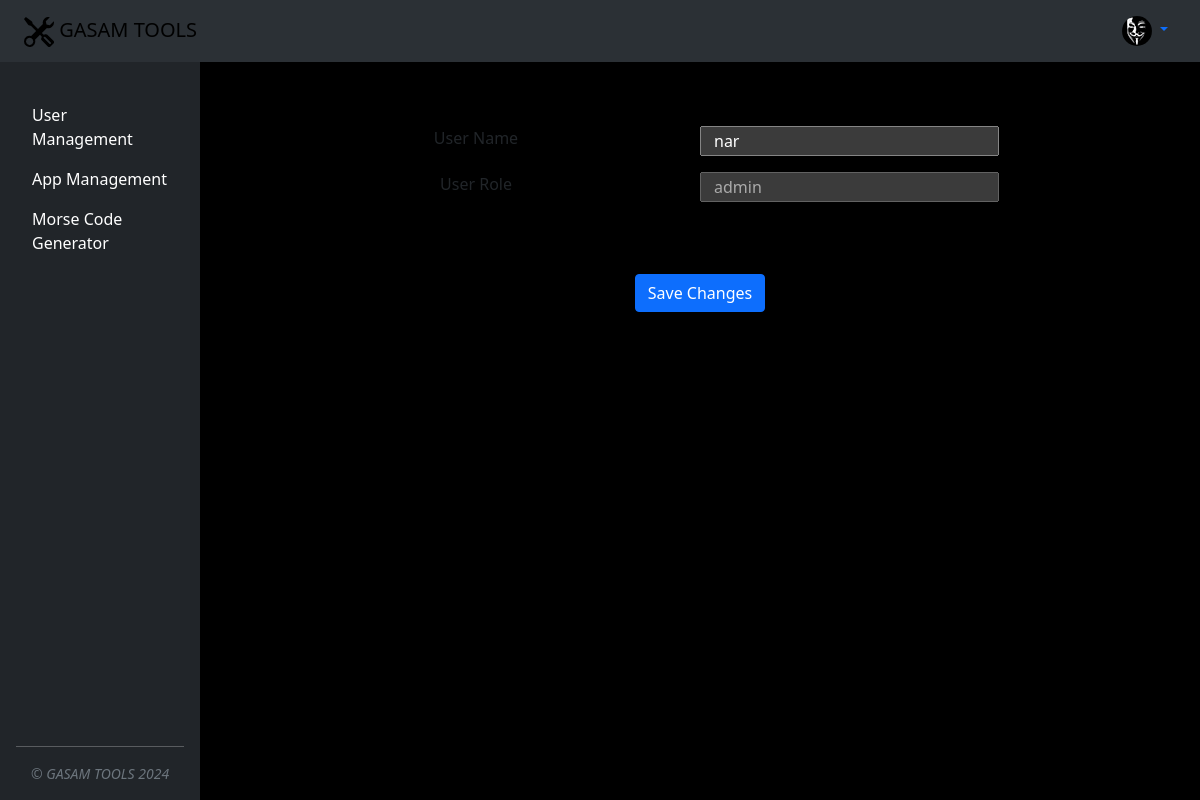
Screenshot of /profile (signed in) with the database file from the repository.
### main.py (models this page shows)
class GasamApp(db.Model):
    __tablename__ = "gasam_apps"
    id: Mapped[int] = mapped_column(Integer, primary_key=True)
    title: Mapped[str] = mapped_column(String(250), unique=True, nullable=False)
    subtitle: Mapped[str] = mapped_column(String(250))
    app_url: Mapped[str] = mapped_column(String(250), unique=True)
    users = relationship("User", secondary=user_app_association, back_populates="apps")

class User(UserMixin, db.Model):
    __tablename__ = "users"
    id: Mapped[int] = mapped_column(Integer, primary_key=True)
    email: Mapped[str] = mapped_column(String(100), unique=True)
    password: Mapped[str] = mapped_column(String(100), nullable=False)
    name: Mapped[str] = mapped_column(String(1000), nullable=False)
    role: Mapped[str] = mapped_column(String(1000), nullable=True)
    approved: Mapped[bool] = mapped_column(Boolean, nullable=False)
    apps = relationship("GasamApp", secondary=user_app_association, back_populates="users")

### main.py (the view)
@app.route('/profile', methods=["GET", "POST", "PUT"])
@login_required
def profile():
    if request.method == 'PUT':
        json_data = request.get_json()
        if check_password_hash(current_user.password, json_data['user_password']):
            json_data['correct_password'] = True
            current_user.name = json_data['user_name']
            db.session.commit()  # Commit the changes to the database
        else:
            json_data['correct_password'] = False
        return jsonify(json_data)
    else:
        return render_template("profile.html",
                               user_approved=current_user.approved,
                               user_apps=current_user.apps,
                               user_name=current_user.name,
                               user_role=current_user.role
                               )

### main.py (called while the page is built)
@login_manager.user_loader
def load_user(user_id):
    return session.get(User, int(user_id))

### templates/profile.html (shortened to what this page needs)
{% include "header.html" %}
{% if user_approved: %}
  {% extends "base.html" %}
    {% block content %}
    <div class="container mt-5">
        <div class="container">
            <div class="row">
                <label class="col-6 mt-3 text-center" for="gasamProfileUserName">User Name</label>
                <input class='col-4 mt-3 gasam profile userName' id='gasamProfileUserName' type="text" value="{{ user_name }}" />
            </div>
            <div class="row">
                <label class="col-6 mt-3 text-center" for="gasamProfileUserRole">User Role</label>
                <input class='col-4 mt-3 gasam profile userRole' id='gasamProfileUserRole' type="text" value="{{ user_role }}" disabled/>
            </div>
            <br>
            <div class="d-flex justify-content-center">
                <button type="button" class="btn btn-primary mt-5" data-bs-toggle="modal" data-bs-target="#exampleModal">
                    Save Changes
                </button>
            </div>
        </div>
    </div>
    {% endblock %}
{% else: %}
    <div class="container">
      <p class="text-center">Your account is pending approval. You will receive email with confirmation.</p>
    </div>
{% endif %}

### templates/base.html (shortened to what this page needs)
<div class="d-flex gasam main-container">
  <div class="d-flex flex-column flex-shrink-0 p-3 text-bg-dark sidebar" style="width: 200px;">
    <ul class="nav nav-pills flex-column mb-auto gasam sidebar">
      {% for app in user_apps %}
      <li class="nav-item">
        <a href="{{url_for('access_app', app_name=app.app_url) }}"
           class="nav-link text-white {% if app_name and app_name==app.app_url: %} active {% endif %}"
           aria-current="page"
           id="{{ app.app_url }}">
          <p class="gasam app-name" title="{{ app.subtitle }}">{{ app.title }}</p>
        </a>
      </li>
      {% endfor %}
    </ul>
    <div class="small text-center text-muted fst-italic">&copy; GASAM TOOLS <span id="gasam-footer-year"></span></div>
  </div>
  <div class="flex-grow-1 p-3 content d-flex flex-column gasam main-window">
    {% block content %} {% endblock %}
  </div>
</div>

### static/css/styles.css (style rules this page uses)
html, body { height: 100%; }
.sidebar { height: 100vh; overflow-y: auto; }
.gasam.sidebar { padding-top: 46px }
.gasam.main-container { width: 100% }
.gasam.main-window { background-color: #000; width: calc(100% - 200px); margin-top: 46px; }
.gasam.app-name { margin: 0; }

### rows the page displays
GasamApp: title "User Management"
GasamApp: title "App Management"
GasamApp: title "Morse Code Generator"
User: name "nar", role "admin"
